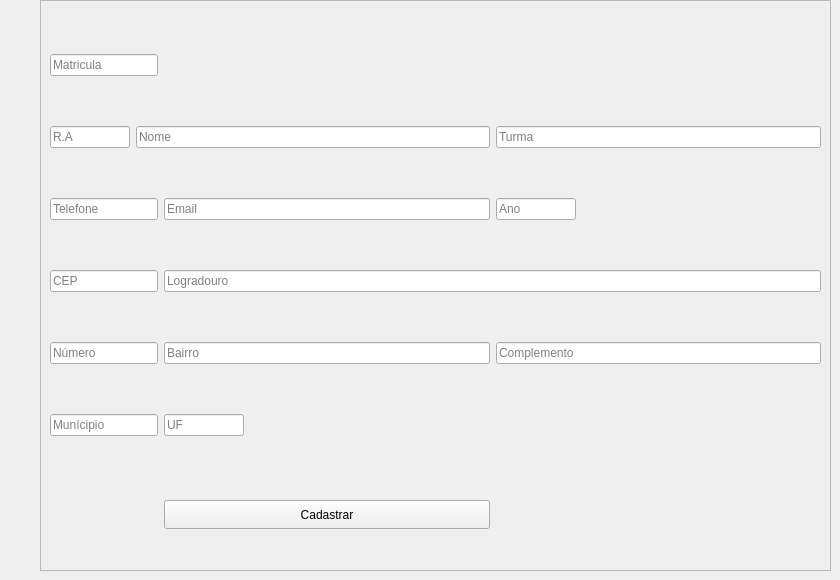
              <widget class="QWidget" name="tab">
               <attribute name="title">
                <string>Cadastro Alunos</string>
               </attribute>
               <widget class="QFrame" name="frame">
                <property name="geometry">
                 <rect>
                  <x>40</x>
                  <y>0</y>
                  <width>791</width>
                  <height>571</height>
                 </rect>
                </property>
                <property name="maximumSize">
                 <size>
                  <width>16777215</width>
                  <height>16777215</height>
                 </size>
                </property>
                <property name="frameShape">
                 <enum>QFrame::StyledPanel</enum>
                </property>
                <property name="frameShadow">
                 <enum>QFrame::Raised</enum>
                </property>
                <layout class="QGridLayout" name="gridLayout_2">
                 <item row="5" column="0" colspan="2">
                  <widget class="QLineEdit" name="txtMunicipio">
                   <property name="placeholderText">
                    <string>Munícipio</string>
                   </property>
                  </widget>
                 </item>
                 <item row="2" column="2">
                  <widget class="QLineEdit" name="txtEmail">
                   <property name="placeholderText">
                    <string>Email</string>
                   </property>
                  </widget>
                 </item>
                 <item row="4" column="2">
                  <widget class="QLineEdit" name="txtBairro">
                   <property name="placeholderText">
                    <string>Bairro</string>
                   </property>
                  </widget>
                 </item>
                 <item row="3" column="2" colspan="2">
                  <widget class="QLineEdit" name="txtLogradouro">
                   <property name="placeholderText">
                    <string>Logradouro</string>
                   </property>
                  </widget>
                 </item>
                 <item row="1" column="0">
                  <widget class="QLineEdit" name="txtRa">
                   <property name="sizePolicy">
                    <sizepolicy hsizetype="Expanding" vsizetype="Preferred">
                     <horstretch>0</horstretch>
                     <verstretch>0</verstretch>
                    </sizepolicy>
                   </property>
                   <property name="maximumSize">
                    <size>
                     <width>80</width>
                     <height>80</height>
                    </size>
                   </property>
                   <property name="placeholderText">
                    <string>R.A</string>
                   </property>
                  </widget>
                 </item>
                 <item row="5" column="2">
                  <widget class="QLineEdit" name="txtUf">
                   <property name="maximumSize">
                    <size>
                     <width>80</width>
                     <height>16777215</height>
                    </size>
                   </property>
                   <property name="placeholderText">
                    <string>UF</string>
                   </property>
                  </widget>
                 </item>
                 <item row="1" column="3">
                  <widget class="QLineEdit" name="txtTurma">
                   <property name="placeholderText">
                    <string>Turma</string>
                   </property>
                  </widget>
                 </item>
                 <item row="1" column="1" colspan="2">
                  <widget class="QLineEdit" name="txtNome">
                   <property name="enabled">
                    <bool>true</bool>
                   </property>
                   <property name="placeholderText">
                    <string>Nome</string>
                   </property>
                  </widget>
                 </item>
                 <item row="3" column="0" colspan="2">
                  <widget class="QLineEdit" name="txtCep">
                   <property name="placeholderText">
                    <string>CEP</string>
                   </property>
                  </widget>
                 </item>
                 <item row="4" column="0" colspan="2">
                  <widget class="QLineEdit" name="txtNumeroEndereco">
                   <property name="placeholderText">
                    <string>Número</string>
                   </property>
                  </widget>
                 </item>
                 <item row="4" column="3">
                  <widget class="QLineEdit" name="txtComplemento">
                   <property name="placeholderText">
                    <string>Complemento</string>
                   </property>
                  </widget>
                 </item>
                 <item row="0" column="0" colspan="2">
                  <widget class="QLineEdit" name="txtMatricula">
                   <property name="placeholderText">
                    <string>Matricula</string>
                   </property>
                  </widget>
                 </item>
                 <item row="2" column="0" colspan="2">
                  <widget class="QLineEdit" name="txtFone">
                   <property name="placeholderText">
                    <string>Telefone</string>
                   </property>
                  </widget>
                 </item>
                 <item row="6" column="2">
                  <widget class="QPushButton" name="btnCadastrarAluno">
                   <property name="minimumSize">
                    <size>
                     <width>180</width>
                     <height>29</height>
                    </size>
                   </property>
                   <property name="maximumSize">
                    <size>
                     <width>16777215</width>
                     <height>1</height>
                    </size>
                   </property>
                   <property name="text">
                    <string>Cadastrar</string>
                   </property>
                  </widget>
                 </item>
                 <item row="2" column="3">
                  <widget class="QLineEdit" name="txtAno">
                   <property name="maximumSize">
                    <size>
                     <width>80</width>
                     <height>16777215</height>
                    </size>
                   </property>
                   <property name="placeholderText">
                    <string>Ano</string>
                   </property>
                  </widget>
                 </item>
                </layout>
               </widget>
              </widget>
